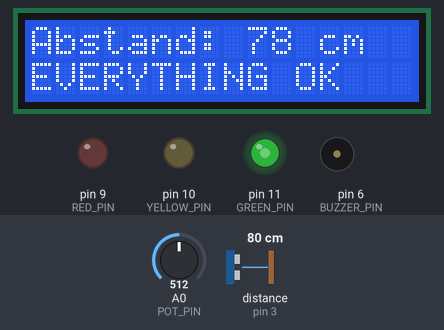
This sketch was run on a simulated Arduino Uno, built with avr-gcc and run on an emulated ATmega328P. On the bench: 16×2 character LCD, output pins drawn as LEDs (lit = HIGH), buzzer (waves = sounding). Wiring (inferred from the names in the program): ultrasonic range finder: trigger pin 2; echo pin 3. The test bench sets the inputs (shaded band); at power-on: distance to the obstacle (sensor on pin 3) 80 cm, A0 (POT_PIN) = 512. The echo pulse lasts 58.3 µs per cm; pins used as bus, display or sensor lines are not drawn; what the sketch prints to the serial monitor is not drawn.

Above: at 2.4 s.
2.5 s: distance to the obstacle (sensor on pin 3) set to 18 cm
At 3.7 s:
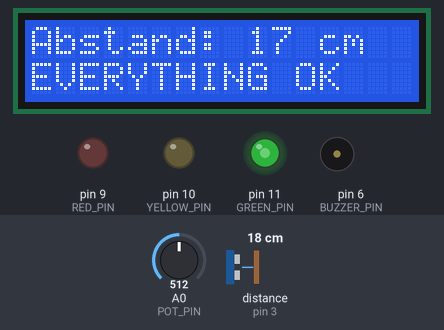
4.0 s: distance to the obstacle (sensor on pin 3) set to 15 cm
At 4.7 s:
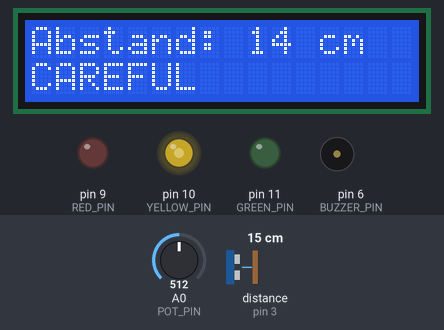
5.6 s: distance to the obstacle (sensor on pin 3) set to 8 cm
At 6.5 s:
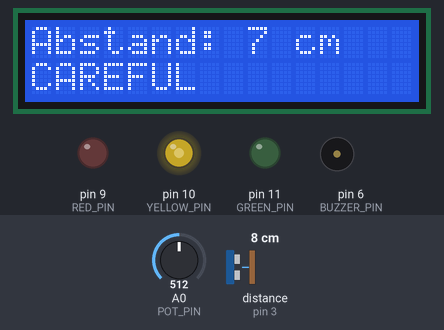
7.1 s: distance to the obstacle (sensor on pin 3) set to 5 cm
At 7.9 s:
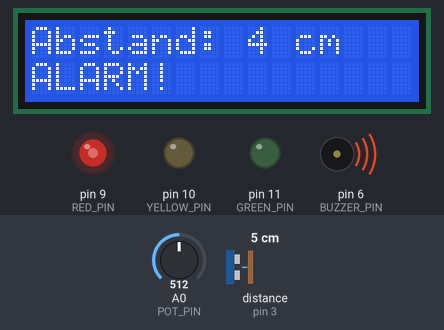
8.6 s: A0 (POT_PIN) set to 716
At 9.8 s:
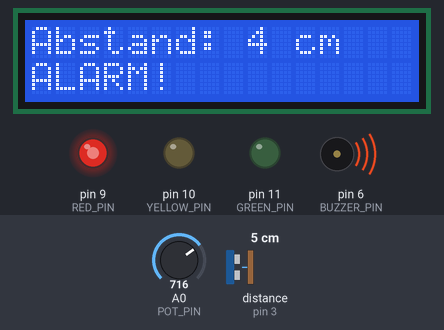
10.2 s: A0 (POT_PIN) set to 900
At 11.4 s:
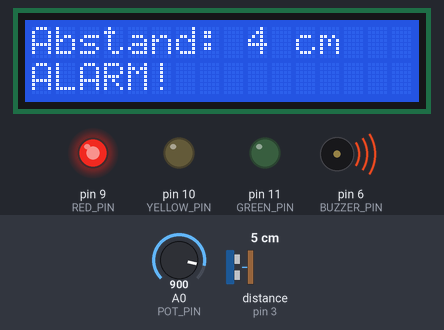
Timing chart, 0 to 12.8 s (numbered marks = the images above; inputs shaded):
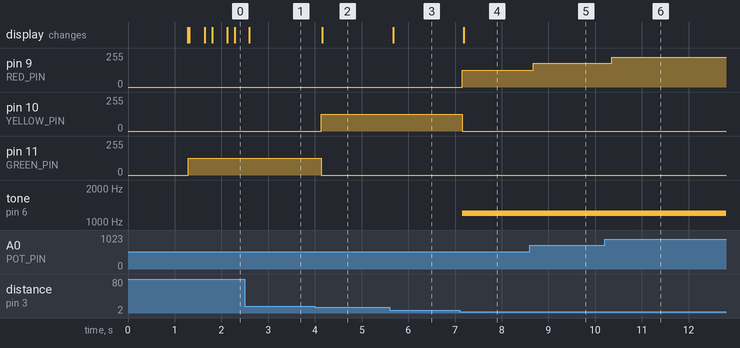

Measured:
- the behaviour switches between 17 and 16 cm on distance to the obstacle (sensor on pin 3) (found by bisection; images 1 and 2)
- the behaviour switches between 7 and 6 cm on distance to the obstacle (sensor on pin 3) (found by bisection; images 3 and 4)
- after the input at 2.5 s, the display: changes after 0.10 s (image 1)
- after the input at 4.0 s, pin 10 (YELLOW_PIN): 0/255 → 127/255 after 0.13 s; pin 11 (GREEN_PIN): 127/255 → 0/255 after 0.13 s; the display: changes after 0.16 s (image 2)
- after the input at 5.6 s, the display: changes after 0.08 s (image 3)
- after the input at 7.1 s, pin 9 (RED_PIN): 0/255 → 127/255 after 0.06 s; pin 10 (YELLOW_PIN): 127/255 → 0/255 after 0.06 s; tone on pin 6 (BUZZER_PIN): silent → 1200 Hz after 0.06 s; the display: changes after 0.09 s (image 4)
- after the input at 8.6 s, pin 9 (RED_PIN): 127/255 → 178/255 after 0.08 s
- after the input at 10.2 s, pin 9 (RED_PIN): 178/255 → 224/255 after 0.15 s

The sketch:

skechAdruinoAlarm.ino
```cpp
#include <Wire.h>
#include <LiquidCrystal_I2C.h>

LiquidCrystal_I2C lcd(0x27, 16, 2);

const int RED_PIN = 9;
const int YELLOW_PIN = 10;
const int GREEN_PIN = 11;

const int TRIG_PIN = 2;
const int ECHO_PIN = 3;

const int BUZZER_PIN = 6;
const int POT_PIN = A0;

int stateFromDistance(int distanceCm) {
  if (distanceCm <= 5) return 2;
  if (distanceCm <= 15) return 1;
  return 0;
}

void setOutputs(int state, int brightness) {
  analogWrite(RED_PIN, 0);
  analogWrite(YELLOW_PIN, 0);
  analogWrite(GREEN_PIN, 0);
  noTone(BUZZER_PIN);

  if (state == 2) {
    analogWrite(RED_PIN, brightness);
    tone(BUZZER_PIN, 1200);
    return;
  }

  if (state == 1) {
    analogWrite(YELLOW_PIN, brightness);
    return;
  }

  analogWrite(GREEN_PIN, brightness);
}

void setup() {
  pinMode(RED_PIN, OUTPUT);
  pinMode(YELLOW_PIN, OUTPUT);
  pinMode(GREEN_PIN, OUTPUT);
  pinMode(TRIG_PIN, OUTPUT);
  pinMode(ECHO_PIN, INPUT);
  pinMode(BUZZER_PIN, OUTPUT);

  Serial.begin(9600);

  lcd.init();
  lcd.backlight();
  lcd.setCursor(0, 0);
  lcd.print("System startet");
  delay(1200);
  lcd.clear();
}

void loop() {
  digitalWrite(TRIG_PIN, LOW);
  delayMicroseconds(2);
  digitalWrite(TRIG_PIN, HIGH);
  delayMicroseconds(10);
  digitalWrite(TRIG_PIN, LOW);


  long duration = pulseIn(ECHO_PIN, HIGH, 30000);
  int distance = (duration > 0) ? int(duration * 0.034 / 2.0) : 400;

  int potValue = analogRead(POT_PIN);
  int brightness = map(potValue, 0, 1023, 0, 255);

  int state = stateFromDistance(distance);
  setOutputs(state, brightness);

  lcd.setCursor(0, 0);
  lcd.print("Abstand: ");
  lcd.print(distance);
  lcd.print(" cm   ");

  lcd.setCursor(0, 1);
  if (state == 2) {
    lcd.print("ALARM!          ");
  } else if (state == 1) {
    lcd.print("CAREFUL       ");
  } else {
    lcd.print("EVERYTHING OK      ");
  }


  Serial.print(distance);
  Serial.print(",");
  Serial.println(state);

  delay(120);
}
```
